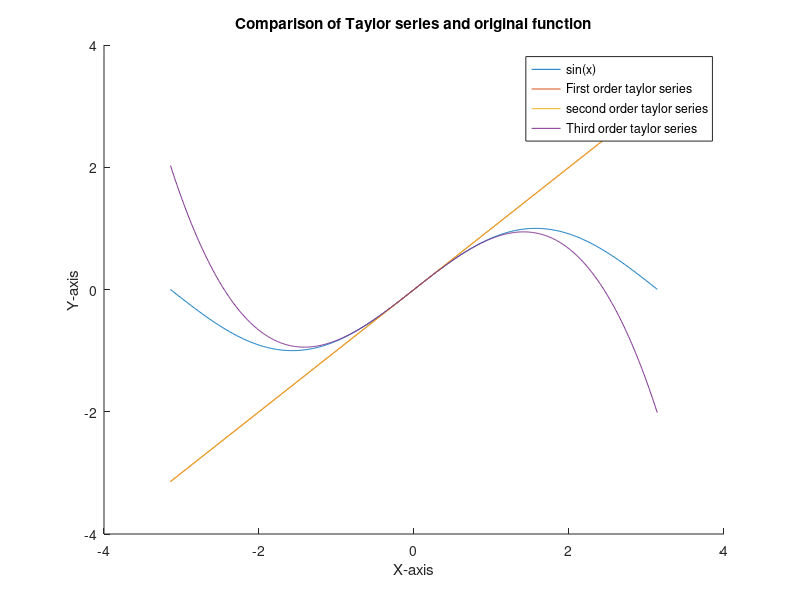

Write the MATLAB code that produced this figure.
clc;
clear all;
close all;

x = -pi:0.01:pi;

y = sin(x);
y1 = x;
y2 = x;
y3 = x - 1/6 * x.^3;

figure(1);
hold on;
plot(x, y);
plot(x, y1);
plot(x, y2);
plot(x, y3);

title('Comparison of Taylor series and original function');
xlabel('X-axis');
ylabel('Y-axis');
legend('sin(x)', 'First order taylor series', 'second order taylor series', 'Third order taylor series');

